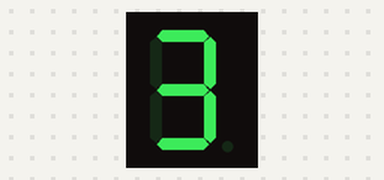
The sketch below on a simulated Arduino Uno, built with avr-gcc and run on an emulated ATmega328P. Shown: 1-digit seven-segment display. Wiring (inferred from the names in the program): 1-digit 7-segment display, segments lit when HIGH: segments pin 2, pin 3, pin 4, pin 5, pin 6, pin 7, pin 8. The segment pins are drawn as the display they are named for.

Above: at 0.1 s.
At 0.8 s:
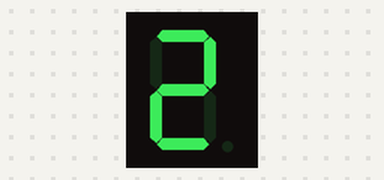
At 1.6 s:
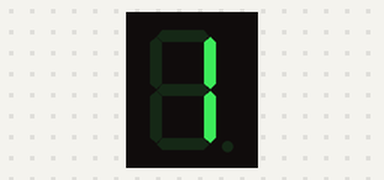
At 2.3 s:
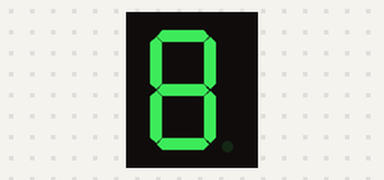

Measured:
- by itself, everything shown: repeats every 3.0 s, in 8 steps
- what the display in image 1 shows lasts 0.5 s, from 0.8 s to 1.3 s

The sketch:

countdown_manual_.ino
```cpp
const int a = 2;
const int b = 3;                                       //                            --a--
const int c = 4;                                       //                         f |     | b
const int d = 5;                                       //                           |--g--|
const int e = 6;                                       //                         e |     | c
const int f  = 7;                                      //                            --d--
const int g = 8;
const int gnd1 = 9;                                 //                          gnd1 is display 1's gnd                                  //                          gnd2 is display 2's gnd

void setup(){
  pinMode(a, OUTPUT);
  pinMode(b, OUTPUT);
  pinMode(c, OUTPUT);
  pinMode(d, OUTPUT);           //The following sets up all of the pins for use.
  pinMode(e, OUTPUT);
  pinMode(f, OUTPUT);
  pinMode(g, OUTPUT);
  pinMode(gnd1, OUTPUT);
}

void loop(){
//          Writes 3 to the display.
   digitalWrite(a, HIGH);
   digitalWrite(b, HIGH);
   digitalWrite(c, HIGH);
   digitalWrite(d, HIGH);
   digitalWrite(e, LOW);
   digitalWrite(f, LOW);
   digitalWrite(g, HIGH);
   digitalWrite(gnd1, HIGH);
   delay(500);

   digitalWrite(a, LOW);
   digitalWrite(b, LOW);
   digitalWrite(c, LOW);
   digitalWrite(d, LOW);
   digitalWrite(e, LOW);
   digitalWrite(f, LOW);
   digitalWrite(g, LOW);
   digitalWrite(gnd1, HIGH);
   delay(250);

//Writes 2 to the display.
   digitalWrite(a, HIGH);
   digitalWrite(b, HIGH);
   digitalWrite(c, LOW);
   digitalWrite(d, HIGH);
   digitalWrite(e, HIGH);
   digitalWrite(f, LOW);
   digitalWrite(g, HIGH);
   digitalWrite(gnd1, HIGH);
   delay(500);

   digitalWrite(a, LOW);
   digitalWrite(b, LOW);
   digitalWrite(c, LOW);
   digitalWrite(d, LOW);
   digitalWrite(e, LOW);
   digitalWrite(f, LOW);
   digitalWrite(g, LOW);
   digitalWrite(gnd1, HIGH);
   delay(250);

//          Writes 1 to the display.
   digitalWrite(a, LOW);
   digitalWrite(b, HIGH);
   digitalWrite(c, HIGH);
   digitalWrite(d, LOW);
   digitalWrite(e, LOW);
   digitalWrite(f, LOW);
   digitalWrite(g, LOW);
   digitalWrite(gnd1, HIGH);
   delay(500);

   digitalWrite(a, LOW);
   digitalWrite(b, LOW);
   digitalWrite(c, LOW);
   digitalWrite(d, LOW);
   digitalWrite(e, LOW);
   digitalWrite(f, LOW);
   digitalWrite(g, LOW);
   digitalWrite(gnd1, HIGH);
   delay(250);

//          Writes 0 to the display.
   digitalWrite(a, HIGH);
   digitalWrite(b, HIGH);
   digitalWrite(c, HIGH);
   digitalWrite(d, HIGH);
   digitalWrite(e, HIGH);
   digitalWrite(f, HIGH);
   digitalWrite(g, HIGH);
   digitalWrite(gnd1, HIGH);
   delay(500);

   digitalWrite(a, LOW);
   digitalWrite(b, LOW);
   digitalWrite(c, LOW);
   digitalWrite(d, LOW);
   digitalWrite(e, LOW);
   digitalWrite(f, LOW);
   digitalWrite(g, LOW);
   digitalWrite(gnd1, HIGH);
   delay(250);
 }
```
